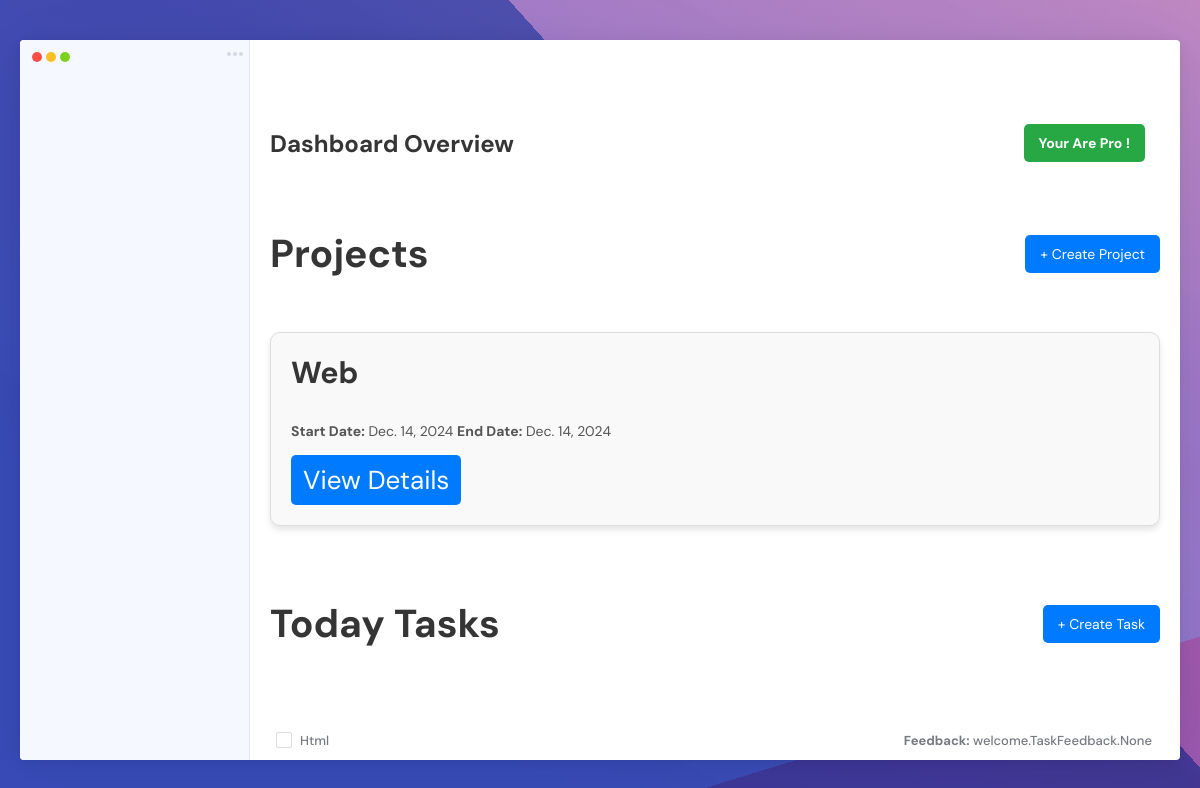
Screenshot of / (signed in) with the database file from the repository.
### welcome/models.py (models this page shows, shortened)
class Project(models.Model):
    name = models.CharField(max_length=255)
    created_by = models.ForeignKey(
        CustomUser, on_delete=models.CASCADE, related_name='projects'
    )
    start_date = models.DateField()
    end_date = models.DateField()
    members = models.ManyToManyField(CustomUser, related_name='project_members')

class ProUserTask(models.Model):
    user = models.ForeignKey(CustomUser, on_delete=models.CASCADE)  # Task creator
    task_name = models.CharField(max_length=255)
    project = models.ForeignKey(
        'Project', on_delete=models.CASCADE, null=True, blank=True, related_name='tasks'
    )  # Related name for reverse querying tasks by project
    assigned_to = models.ForeignKey(
        CustomUser, on_delete=models.SET_NULL, null=True, blank=True, related_name='assigned_tasks'
    )  # User to whom the task is assigned
    uploaded_file = models.FileField(upload_to='task_files/', null=True, blank=True)
    created_at = models.DateTimeField(auto_now_add=True)
    is_done = models.BooleanField(default=False)

### welcome/views.py (the view)
# urls.py: path('', views.dashboard_view, name='dashboard'),
def dashboard_view(request):
    user = request.user
    context = {}
    if user.is_authenticated:
        if user.subscription_type == 'pro':
            context['pro_tasks'] = ProUserTask.objects.filter(user=user)
            context['projects'] = Project.objects.filter(created_by=user)
            return render(request, 'pro_programming_tasks.html', context)
        else:
            user_tasks = list(LoggedUserTask.objects.filter(user=user))
            assigned_tasks = list(ProUserTask.objects.filter(assigned_to=user))
            context['logged_tasks'] = user_tasks + assigned_tasks
            return render(request, 'dashboard.html', context)
    else:
        ip_address = get_client_ip(request)
        context['unlogged_tasks'] = UnloggedUserTask.objects.filter(ip_address=ip_address)
        return render(request, 'dashboard.html', context)

### welcome/templates/pro_programming_tasks.html (shortened to what this page needs)
<!DOCTYPE html>
<html lang="en">
<head>
  <link rel="stylesheet" href="../static/style.css">
</head>
<body>
<div class="task-manager">
  <div class="left-bar">
    <div class="upper-part">
      <div class="actions">
        <div class="circle"></div>
        <div class="circle-2"></div>
      </div>
    </div>
    <div class="left-content">
    </div>
  </div>
  <div class="page-content">
    <div class="header">
      Dashboard Overview
      <p class="pro-subscription-btn">Your Are Pro !</p>
    </div>
    <div class="projects-section">
      <div class="section-header">
        <h2>Projects</h2>
        <a href="/create-project/" class="create-task-btn">+ Create Project</a>
      </div>
      <div class="projects-wrapper">
        {% for project in projects %}
        <div class="project">
          <h3>{{ project.name }}</h3>
          <div class="project-meta">
            <span><strong>Start Date:</strong> {{ project.start_date }}</span>
            <span><strong>End Date:</strong> {{ project.end_date }}</span>
          </div>
          <a href="/project/{{ project.id }}/" class="view-details-btn">View Details</a>
        </div>
        {% endfor %}
      </div>
    </div>
    <div class="tasks-section">
      <div class="section-header">
        <h2>Today Tasks</h2>
        <a href="/create-task/" class="create-task-btn">+ Create Task</a>
      </div>
      <div class="tasks-wrapper" id="tasks-wrapper">
        {% for task in pro_tasks %}
          <div class="task">
            <label for="item-{{ task.id }}">
              <span class="label-text">{{ task.task_name }}</span>
            </label>
            {% if task.feedback %}
              <div class="task-feedback">
                <strong>Feedback:</strong> {{ task.feedback }}
              </div>
            {% endif %}
          </div>
        {% endfor %}
      </div>
    </div>
  </div>
</div>
</body>
</html>

### welcome/static/style.css (style rules this page uses)
* { box-sizing: border-box; outline: none; }
:root { --bg-color: #f5f8ff; --main-color: #353536; --secondary-color: #8e92a4; --main-text-color: #5d606b; --secondary-dark-color: #9496a5; --tag-color-one: #e0fbf6; --tag-color-text-one: #58c2a9; --tag-color-two: #ece7fe; --tag-color-text-two: #8972f3; --tag-color-three: #fde7ea; --tag-color-text-three: #e77f89; --tag-color-four: #f7f8fc; --tag-color-text-four: #a0a6b5; --checkbox-color: #009e90; --button-color: #49beb7; --box-color: #fff1d6; --box-color-2: #d3e6ff; --box-color-3: #ffd9d9; --box-color-4: #daffe5; --task-color: #777982; }
.top-part .count, .top-part, .item, body { display: flex; align-items: center; }
body { margin: 0; justify-content: center; flex-direction: column; overflow: auto; width: 100%; height: 100vh; padding: 20px; font-family: "DM Sans", sans-serif; font-size: 12px; background-image: linear-gradient(21deg, rgba(64, 83, 206, 0.3697003235) 68%, rgba(255, 206, 196, 0.5) 163%), linear-gradient(163deg, rgba(49, 146, 170, 0.0794448997) 86%, rgba(239, 112, 138, 0.5) 40%), linear-gradient(30deg, rgba(76, 79, 173, 0.6173675717) 22%, rgba(237, 106, 134, 0.5) 169%), linear-gradient(48deg, rgba(31, 85, 147, 0.7323890642) 64%, rgba(247, 126, 132, 0.5) 43%); background-blend-mode: overlay, multiply, color, normal; overflow-y: scroll; }
.task-manager { display: flex; justify-content: space-between; width: 100%; max-width: 1200px; height: 90vh; max-height: 900px; background: #fff; border-radius: 4px; box-shadow: 0 0.3px 2.2px rgba(0, 0, 0, 0.011), 0 0.7px 5.3px rgba(0, 0, 0, 0.016), 0 1.3px 10px rgba(0, 0, 0, 0.02), 0 2.2px 17.9px rgba(0, 0, 0, 0.024), 0 4.2px 33.4px rgba(0, 0, 0, 0.029), 0 10px 80px rgba(0, 0, 0, 0.04); overflow: hidden; }
.left-bar { background-color: var(--bg-color); width: 230px; border-right: 1px solid #e3e7f7; position: relative; }
.left-content { padding: 40px; }
.actions { padding: 12px; display: flex; justify-content: space-between; }
.circle { border-radius: 50%; width: 10px; height: 10px; background-color: #fe4d46; box-shadow: 14px 0 0 0 #fbc023, 28px 0 0 0 #7dd21f; }
.circle-2 { border-radius: 50%; width: 4px; height: 4px; background-color: #d5d7e3; box-shadow: -6px 0 0 0 #d5d7e3, 6px 0 0 0 #d5d7e3; }
.page-content { display: flex; flex-direction: column; flex: 1; padding: 40px 20px 0 20px; }
.page-content { font-size: 26px; color: var(--main-color); margin-top: 30px; }
.tasks-wrapper { padding: 30px 0; flex: 1; overflow-y: auto; height: 100%; padding-right: 8px; }
.task { display: flex; justify-content: space-between; position: relative; margin-bottom: 16px; padding-left: 30px; color: var(--task-color); font-size: 13px; font-weight: 500; }
.task label { cursor: pointer; }
label .label-text { position: relative; }
label .label-text:before { content: ""; position: absolute; width: 14px; height: 14px; border: 1px solid #ddd; border-radius: 2px; left: -24px; transition: 0.2s ease; }

### welcome/templates/pro_programming_tasks.html (style rules this page uses)
.create-task-btn { float: right; background-color: #007bff; color: #fff; text-decoration: none; padding: 10px 15px; border-radius: 5px; font-size: 14px; }
.pro-subscription-btn { float: right; margin-right: 15px; background-color: #28a745; color: #fff; text-decoration: none; padding: 10px 15px; border-radius: 5px; font-size: 14px; }
.header { font-size: 24px; font-weight: bold; margin-bottom: 20px; display: flex; justify-content: space-between; align-items: center; }
.projects-section { margin-bottom: 40px; }
.section-header { display: flex; justify-content: space-between; align-items: center; margin-bottom: 20px; }
.projects-wrapper { display: grid; grid-template-columns: repeat(auto-fit, minmax(250px, 1fr)); gap: 20px; }
.project { background: #f9f9f9; border: 1px solid #ddd; border-radius: 10px; padding: 20px; box-shadow: 0 4px 6px rgba(0, 0, 0, 0.1); }
.project h3 { margin-top: 0; }
.project-meta { margin-top: 10px; font-size: 14px; color: #555; }
.view-details-btn { display: inline-block; margin-top: 15px; padding: 8px 12px; background-color: #007bff; color: #fff; text-decoration: none; border-radius: 5px; }

### rows the page displays
Project: name "Web", start_date "Dec. 14, 2024", end_date "Dec. 14, 2024"
ProUserTask: task_name "Html", feedback "welcome.TaskFeedback.None"
